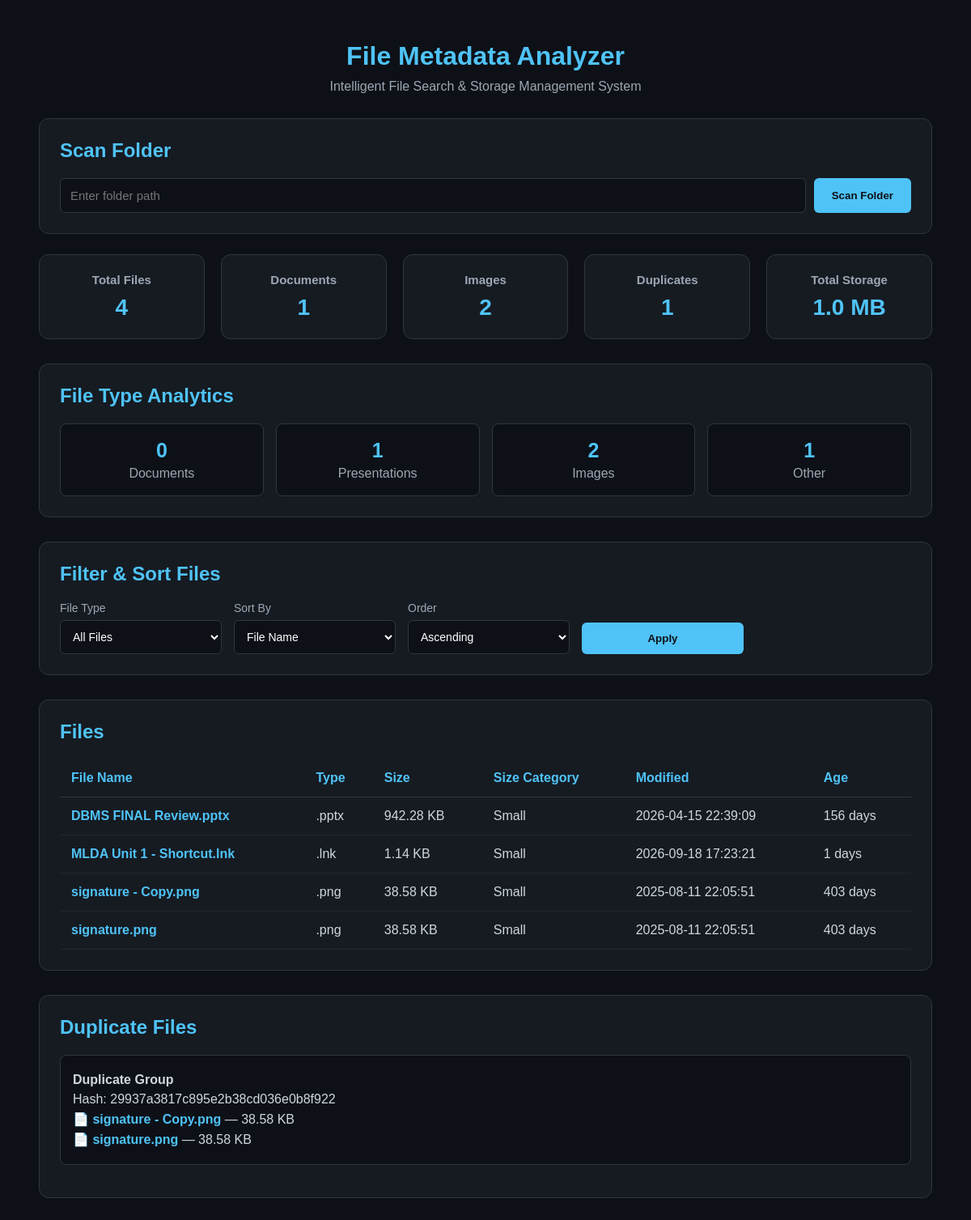
The page / on the database its author committed.
### tables this page shows
CREATE TABLE files (
            id INTEGER PRIMARY KEY AUTOINCREMENT,
            file_name TEXT,
            file_type TEXT,
            file_size INTEGER,
            created_date TEXT,
            modified_date TEXT,
            accessed_date TEXT,
            file_path TEXT UNIQUE,
            file_hash TEXT
        );

### app/app.py (the view, shortened to what this page needs)
@app.route("/")
def home():
    if request.args.get("reset") == "1":
        clear_database()
        session["folder_path"] = ""
    all_files = get_all_files()
    files = all_files.copy()
    selected_type = request.args.get(
        "file_type",
        "all"
    ).lower()
    selected_sort = request.args.get(
        "sort",
        "name"
    ).lower()
    selected_direction = request.args.get(
        "direction",
        "asc"
    ).lower()
    reverse_order = (
        selected_direction == "desc"
    )
    if selected_sort == "name":
        files.sort(
            key=lambda file: file[1].lower(),
            reverse=reverse_order
        )
    elif selected_sort == "size":
        files.sort(
            key=lambda file: file[3],
            reverse=reverse_order
        )
    elif selected_sort == "modified":
        files.sort(
            key=lambda file: file[5],
            reverse=reverse_order
        )
    documents = 0
    images = 0
    for file in files:
        category = get_category(
            file[2]
        )
        if category in [
            "document",
            "presentation"
        ]:
            documents += 1
        if category == "image":
            images += 1
    document_count = 0
    presentation_count = 0
    image_count = 0
    other_count = 0
    for file in files:
        category = get_category(
            file[2]
        )
        if category == "document":
            document_count += 1
        elif category == "presentation":
            presentation_count += 1
        elif category == "image":
            image_count += 1
        else:
            other_count += 1
    total_storage_bytes = 0
    for file in files:
        total_storage_bytes += file[3]
    total_storage_mb = (
        total_storage_bytes /
        (1024 * 1024)
    )
    total_storage_mb = round(
        total_storage_mb,
        2
    )
    hash_groups = {}
    for file in files:
        file_hash = file[8]
        if file_hash:
            if file_hash not in hash_groups:
                hash_groups[file_hash] = []
            hash_groups[file_hash].append(file)
    duplicate_count = 0
    duplicate_groups = []
    for file_hash, group in hash_groups.items():
        if len(group) > 1:
            duplicate_count += (
                len(group) - 1
            )
            duplicate_files = []
            for file in group:
                duplicate_files.append(
                    prepare_file_data(file)
                )
            duplicate_groups.append({
                "hash": file_hash,
                "files": duplicate_files
            })
    file_data = []
    for file in files:
        file_data.append(
            prepare_file_data(file)
        )
    return render_template(
        "index.html",
        files=file_data,
        total_files=len(file_data),
        documents=documents,
        images=images,
        duplicates=duplicate_count,
        total_storage=total_storage_mb,
        duplicate_groups=duplicate_groups,
        selected_type=selected_type,
        selected_sort=selected_sort,
        selected_direction=selected_direction,
        document_count=document_count,
        presentation_count=presentation_count,
        image_count=image_count,
        other_count=other_count,
        folder_path=session.get(
            "folder_path",
            ""
        )
    )

### app/app.py (called while the page is built)
def get_category(file_type):
    file_type = file_type.lower()
    if file_type in [
        ".pdf",
        ".doc",
        ".docx",
        ".txt",
        ".xls",
        ".xlsx"
    ]:
        return "document"
    elif file_type in [
        ".ppt",
        ".pptx"
    ]:
        return "presentation"
    elif file_type in [
        ".jpg",
        ".jpeg",
        ".png",
        ".gif",
        ".bmp"
    ]:
        return "image"
    else:
        return "other"

### database/database.py (called while the page is built)
def get_all_files():
    connection = sqlite3.connect(DATABASE_NAME)
    cursor = connection.cursor()
    cursor.execute("""
        SELECT * FROM files
    """)
    files = cursor.fetchall()
    connection.close()
    return files

### templates/index.html (shortened to what this page needs)
<!DOCTYPE html>
<html lang="en">
<head>
</head>
<body>
<div class="container">
    <h1>
        File Metadata Analyzer
    </h1>
    <div class="subtitle">
        Intelligent File Search & Storage Management System
    </div>
    <div class="scan-box">
        <h2>
            Scan Folder
        </h2>
        <form
            action="/scan"
            method="POST"
            class="scan-form"
        >
            <input
                type="text"
                name="folder_path"
                class="folder-input"
                placeholder="Enter folder path"
                value="{{ folder_path }}"
                required
            >
            <button type="submit">
                Scan Folder
            </button>
        </form>
    </div>
    <div class="cards">
        <div class="card">
            <h3>
                Total Files
            </h3>
            <p>
                {{ total_files }}
            </p>
        </div>
        <div class="card">
            <h3>
                Documents
            </h3>
            <p>
                {{ documents }}
            </p>
        </div>
        <div class="card">
            <h3>
                Images
            </h3>
            <p>
                {{ images }}
            </p>
        </div>
        <div class="card">
            <h3>
                Duplicates
            </h3>
            <p>
                {{ duplicates }}
            </p>
        </div>
        <div class="card">
            <h3>
                Total Storage
            </h3>
            <p>
                {{ total_storage }} MB
            </p>
        </div>
    </div>
    <div class="analytics">
        <h2>
            File Type Analytics
        </h2>
        <div class="analytics-grid">
            <div class="analytics-item">
                <strong>
                    {{ document_count }}
                </strong>
                <span>
                    Documents
                </span>
            </div>
            <div class="analytics-item">
                <strong>
                    {{ presentation_count }}
                </strong>
                <span>
                    Presentations
                </span>
            </div>
            <div class="analytics-item">
                <strong>
                    {{ image_count }}
                </strong>
                <span>
                    Images
                </span>
            </div>
            <div class="analytics-item">
                <strong>
                    {{ other_count }}
                </strong>
                <span>
                    Other
                </span>
            </div>
        </div>
    </div>
    <div class="filter-box">
        <h2>
            Filter & Sort Files
        </h2>
        <form
            action="/"
            method="GET"
            class="filter-form"
        >
            <div class="filter-group">
                <label>
                    File Type
                </label>
                <select name="file_type">
                    <option
                        value="all"
                        {% if selected_type == "all" %}
                        selected
                        {% endif %}
                    >
                        All Files
                    </option>
                </select>
            </div>
            <div class="filter-group">
                <label>
                    Sort By
                </label>
                <select name="sort">
                    <option
                        value="name"
                        {% if selected_sort == "name" %}
                        selected
                        {% endif %}
                    >
                        File Name
                    </option>
                </select>
            </div>
            <div class="filter-group">
                <label>
                    Order
                </label>
                <select name="direction">
                    <option
                        value="asc"
                        {% if selected_direction == "asc" %}
                        selected
                        {% endif %}
                    >
                        Ascending
                    </option>
                </select>
            </div>
            <div class="filter-group">
                <button type="submit">
                    Apply
                </button>
            </div>
        </form>
    </div>
    <div class="table-box">
        <h2>
            Files
        </h2>
        {% if files %}
        <table>
            <thead>
                <tr>
                    <th>
                        File Name
                    </th>
                    <th>
                        Type
                    </th>
                    <th>
                        Size
                    </th>
                    <th>
                        Size Category
                    </th>
                    <th>
                        Modified
                    </th>
                    <th>
                        Age
                    </th>
                </tr>
            </thead>
            <tbody>
                {% for file in files %}
                <tr>
                    <td>
                        <a
                            href="{{ url_for('details', file_id=file.id) }}"
                            class="file-link"
                        >
                            {{ file.name }}
                        </a>
                    </td>
                    <td>
                        {{ file.type }}
                    </td>
                    <td>
                        {{ file.size }}
                    </td>
                    <td>
                        {{ file.size_category }}
                    </td>
                    <td>
                        {{ file.modified }}
                    </td>
                    <td>
                        {{ file.age }} days
                    </td>
                </tr>
                {% endfor %}
            </tbody>
        </table>
        {% else %}
        <div class="empty">
            No files found.
        </div>
        {% endif %}
    </div>
    {% if duplicate_groups %}
    <div class="duplicates">
        <h2>
            Duplicate Files
        </h2>
        {% for group in duplicate_groups %}
        <div class="duplicate-group">
            <p>
                <strong>
                    Duplicate Group
                </strong>
            </p>
            <p>
                Hash:
                {{ group.hash }}
            </p>
            {% for file in group.files %}
            <p>
                📄
                <a
                    href="{{ url_for('details', file_id=file.id) }}"
                    class="file-link"
                >
                    {{ file.name }}
                </a>
                —
                {{ file.size }}
            </p>
            {% endfor %}
        </div>
        {% endfor %}
    </div>
    {% endif %}
</div>
</body>
</html>

### templates/index.html (style rules this page uses)
* { box-sizing: border-box; }
body { margin: 0; font-family: Arial, sans-serif; background: #0d1117; color: white; }
.container { width: 92%; max-width: 1400px; margin: auto; padding: 30px 0; }
h1 { text-align: center; color: #4fc3f7; margin-bottom: 10px; }
.subtitle { text-align: center; color: #9da7b3; margin-bottom: 30px; }
.scan-box { background: #161b22; padding: 25px; border-radius: 12px; margin-bottom: 25px; border: 1px solid #30363d; }
.scan-box h2 { margin-top: 0; color: #4fc3f7; }
.scan-form { display: flex; gap: 10px; }
.folder-input { flex: 1; padding: 12px; background: #0d1117; border: 1px solid #30363d; border-radius: 6px; color: white; font-size: 15px; }
button { padding: 12px 22px; background: #4fc3f7; color: #0d1117; border: none; border-radius: 6px; cursor: pointer; font-weight: bold; }
.cards { display: grid; grid-template-columns: repeat(auto-fit, minmax(200px, 1fr)); gap: 20px; margin-bottom: 30px; }
.card { background: #161b22; border: 1px solid #30363d; border-radius: 12px; padding: 22px; text-align: center; }
.card h3 { margin: 0 0 10px; color: #9da7b3; font-size: 15px; }
.card p { margin: 0; color: #4fc3f7; font-size: 28px; font-weight: bold; }
.analytics { background: #161b22; border: 1px solid #30363d; border-radius: 12px; padding: 25px; margin-bottom: 30px; }
.analytics h2 { color: #4fc3f7; margin-top: 0; }
.analytics-grid { display: grid; grid-template-columns: repeat(auto-fit, minmax(180px, 1fr)); gap: 15px; }
.analytics-item { background: #0d1117; padding: 18px; border-radius: 8px; border: 1px solid #30363d; text-align: center; }
.analytics-item strong { display: block; font-size: 25px; color: #4fc3f7; margin-bottom: 5px; }
.analytics-item span { color: #9da7b3; }
.filter-box { background: #161b22; border: 1px solid #30363d; border-radius: 12px; padding: 25px; margin-bottom: 30px; }
.filter-box h2 { margin-top: 0; color: #4fc3f7; }
.filter-form { display: flex; gap: 15px; flex-wrap: wrap; align-items: end; }
.filter-group { display: flex; flex-direction: column; gap: 7px; min-width: 200px; }
.filter-group label { color: #9da7b3; font-size: 14px; }
select { padding: 11px; background: #0d1117; color: white; border: 1px solid #30363d; border-radius: 6px; font-size: 14px; }
.table-box { background: #161b22; border: 1px solid #30363d; border-radius: 12px; padding: 25px; overflow-x: auto; }
.table-box h2 { color: #4fc3f7; margin-top: 0; }
table { width: 100%; border-collapse: collapse; }
th { text-align: left; padding: 14px; color: #4fc3f7; border-bottom: 1px solid #30363d; }
td { padding: 14px; border-bottom: 1px solid #21262d; color: #d0d7de; }
.file-link { color: #4fc3f7; text-decoration: none; font-weight: bold; }
.duplicates { margin-top: 30px; background: #161b22; border: 1px solid #30363d; border-radius: 12px; padding: 25px; }
.duplicates h2 { color: #4fc3f7; margin-top: 0; }
.duplicate-group { background: #0d1117; border: 1px solid #30363d; border-radius: 8px; padding: 15px; margin-bottom: 15px; }
.duplicate-group p { margin: 6px 0; color: #d0d7de; }

### rows shown on the page
files: name "DBMS FINAL Review.pptx", type ".pptx", size "942.28 KB", size_category "Small", modified "2026-04-15 22:39:09", age "156"
files: name "MLDA Unit 1 - Shortcut.lnk", type ".lnk", size "1.14 KB", size_category "Small", modified "2026-09-18 17:23:21", age "1"
files: name "signature - Copy.png", type ".png", size "38.58 KB", size_category "Small", modified "2025-08-11 22:05:51", age "403", hash "29937a3817c895e2b38cd036e0b8f922"
files: name "signature.png", type ".png", size "38.58 KB", size_category "Small", modified "2025-08-11 22:05:51", age "403"

### other values the page prints
{{ total_files }} "4"
{{ documents }} "1"
{{ images }} "2"
{{ duplicates }} "1"
{{ total_storage }} "1.0"
{{ document_count }} "0"
{{ presentation_count }} "1"
{{ image_count }} "2"
{{ other_count }} "1"
